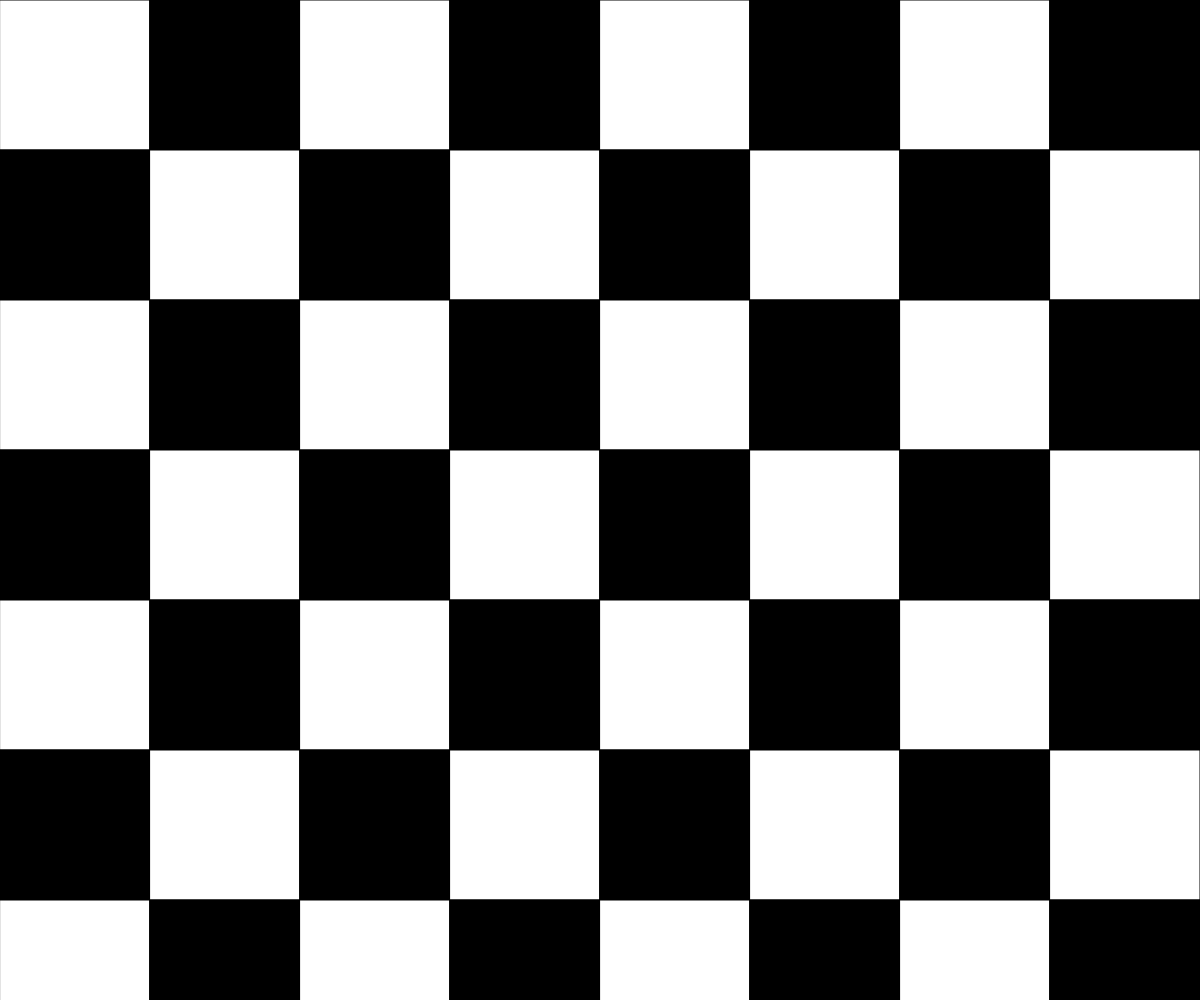
Frame 1 (no input)
Frame 60 (no input): identical to frame 1, image omitted
Frame 120 (the mouse pressed at the canvas centre since frame 60): identical to frame 1, image omitted

The p5.js sketch that drew this single still picture (run headless with seeded random() and noise() and a simulated clock; from frame 60 on, the mouse is pressed at the canvas centre):

// p5.js sketch
// ── sketch.js
// Chessboard
// Salaar Ahmed
// Sept.sd 19, 2022
//
// Extra for Experts:
// - describe what you did to take this project "above and beyond"


function setup() {
  createCanvas(windowWidth, windowHeight);
}

function draw() {
  background(220);
  drawChessboard();
}

function drawChessboard() {
  let cellWidth = width/8;
  let cellHeight = height/8;
  if (cellHeight > cellWidth) {
    cellWidth = cellHeight;
  }
  else {
    cellHeight = cellWidth;
  }

  let isWhite = true;
  for (let y = 0; y < 8; y++) {
    for (let x = 0; x < 8; x++) {
      if (isWhite) {
        fill("white");
      }
      else {
        fill("black")
      }
      
      rect(x*cellWidth, y*cellHeight, cellWidth, cellHeight)
      isWhite = !isWhite;
    }
    isWhite = !isWhite;
  }

}

function windowResized() {
  setup();
}
